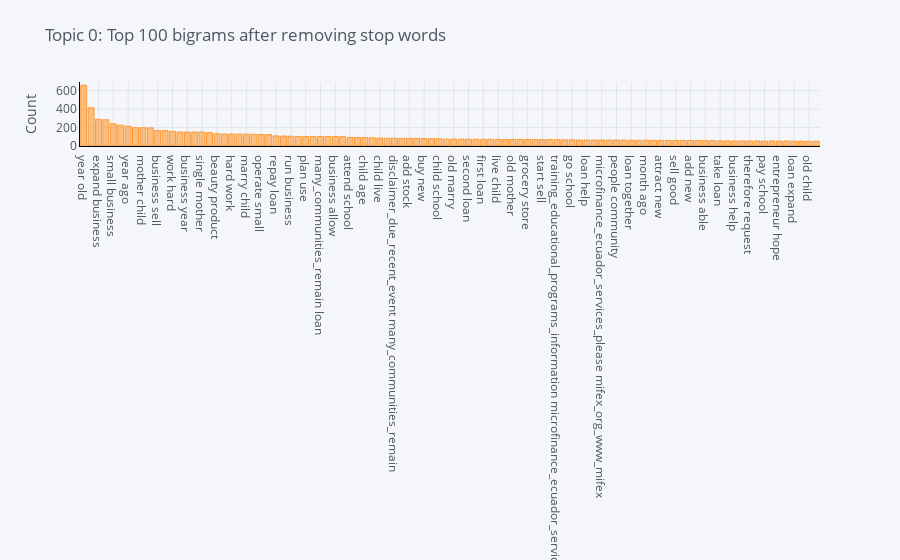

The notebook cell this image was saved under:
### Code cell
plot_model(lda, plot = 'bigram')

### Figure 1 — Plotly figure (JSON) as saved in the notebook; plotly's stock layout.template omitted (floating-point values rounded to 4 significant figures)
{"data": [{"marker": {"color": "rgba(255, 153, 51, 0.6)", "line": {"color": "rgba(255, 153, 51, 1.0)", "width": 1}}, "name": "count", "orientation": "v", "text": "", "type": "bar", "x": ["year old", "request loan", "expand business", "loan buy", "small business", "start business", "year ago", "sell clothing", "mother child", "use loan", "business sell", "hope business", "work hard", "loan purchase", "business year", "support family", "single mother", "would like", "beauty product", "operate business", "hard work", "increase income", "marry child", "start small", "operate small", "sell clothe", "repay loan", "support child", "run business", "loan risk_willing_accept_additional", "plan use", "risk_making loan", "many_communities_remain loan", "risk_willing_accept_additional risk_making", "business allow", "enough money", "attend school", "receive loan", "child age", "old single", "child live", "buy clothing", "disclaimer_due_recent_event many_communities_remain", "school fee", "add stock", "run small", "buy new", "good education", "child school", "provide family", "old marry", "old woman", "second loan", "woman live", "first loan", "husband child", "live child", "make business", "old mother", "proud mother", "grocery store", "buy good", "start sell", "customer need", "training_educational_programs_information microfinance_ecuador_services_please", "woman community", "go school", "business training_educational_programs_information", "loan help", "make live", "microfinance_ecuador_services_please mifex_org_www_mifex", "mifex_org_www_mifex org", "people community", "earn live", "loan together", "clothing bulk", "month ago", "business selling", "attract new", "husband work", "sell good", "last year", "add new", "income family", "business able", "business successful", "take loan", "child attend", "business help", "also sell", "therefore request", "live community", "pay school", "live husband", "entrepreneur hope", "order increase", "loan expand", "small store", "old child", "high school"], "y": [659, 415, 289, 284, 241, 225, 215, 199, 198, 196, 167, 167, 158, 152, 151, 151, 151, 145, 132, 130, 129, 129, 129, 127, 124, 124, 109, 108, 106, 103, 103, 103, 103, 103, 102, 101, 93, 92, 92, 89, 86, 84, 84, 83, 83, 82, 81, 80, 80, 75, 75, 74, 73, 73, 72, 72, 71, 71, 71, 71, 70, 69, 69, 69, 68, 67, 67, 65, 65, 65, 64, 64, 64, 64, 62, 62, 62, 61, 61, 60, 60, 60, 60, 59, 58, 58, 56, 55, 55, 55, 54, 54, 54, 54, 54, 54, 53, 52, 52, 52]}], "layout": {"legend": {"bgcolor": "#F5F6F9", "font": {"color": "#4D5663"}}, "paper_bgcolor": "#F5F6F9", "plot_bgcolor": "#F5F6F9", "title": {"font": {"color": "#4D5663"}, "text": "Topic 0: Top 100 bigrams after removing stop words"}, "xaxis": {"gridcolor": "#E1E5ED", "linecolor": "black", "showgrid": true, "tickfont": {"color": "#4D5663"}, "title": {"font": {"color": "#4D5663"}, "text": ""}, "zerolinecolor": "#E1E5ED"}, "yaxis": {"gridcolor": "#E1E5ED", "linecolor": "black", "showgrid": true, "tickfont": {"color": "#4D5663"}, "title": {"font": {"color": "#4D5663"}, "text": "Count"}, "zerolinecolor": "#E1E5ED"}}}
